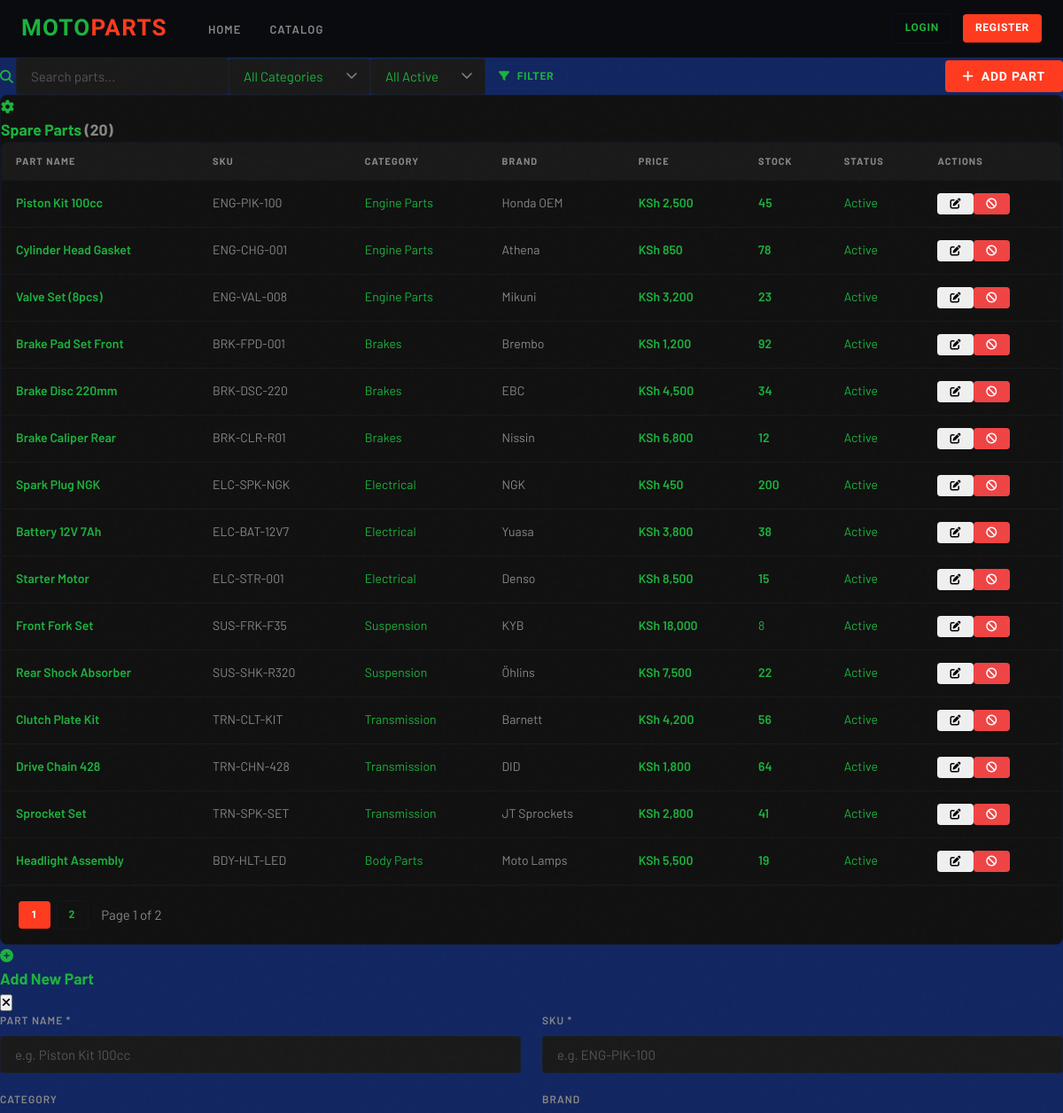
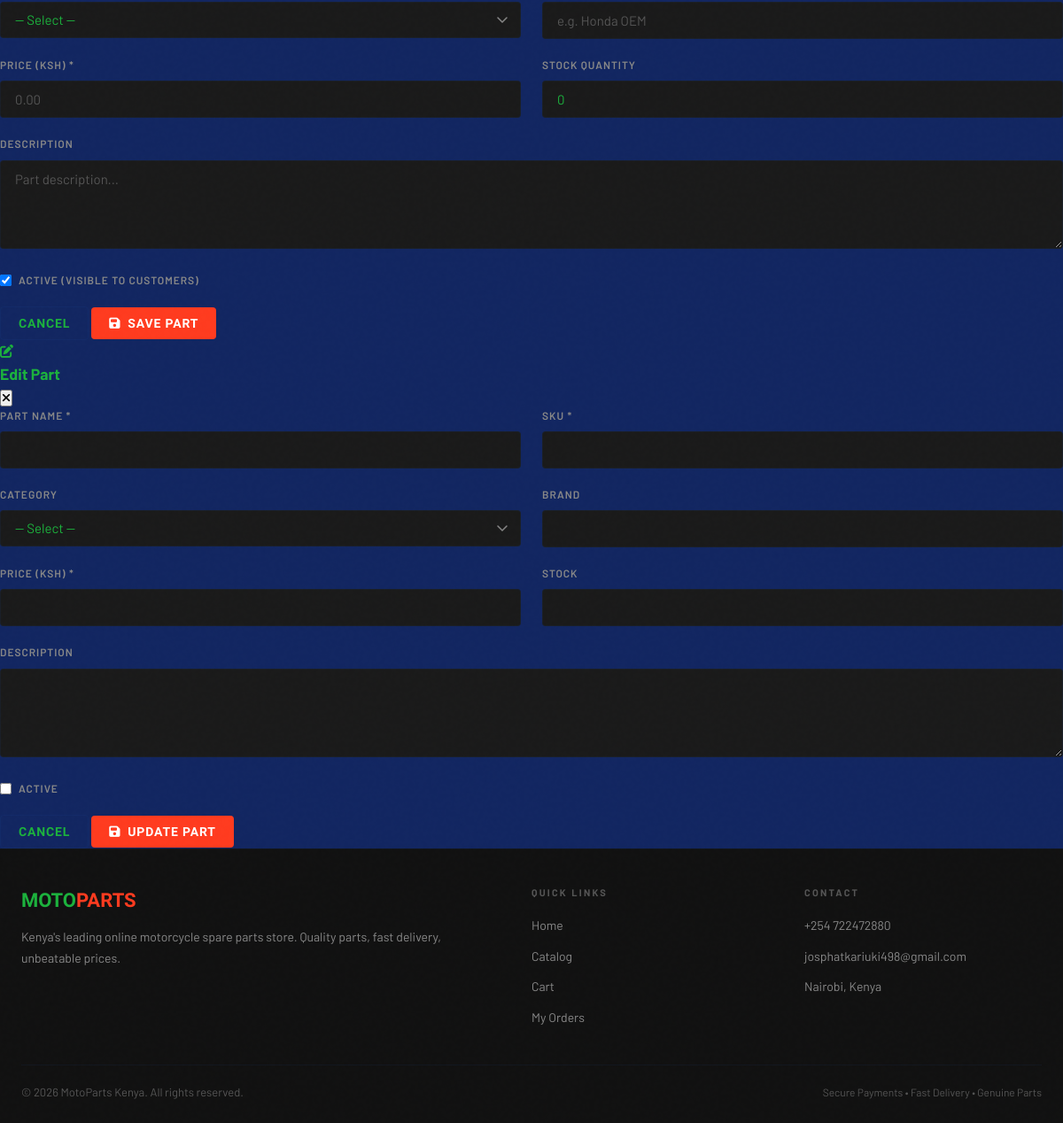
The page /parts.php (signed in) on the database its author committed (2 pictures, top to bottom).
### tables this page shows
CREATE TABLE IF NOT EXISTS spare_parts (
    part_id     INT            NOT NULL AUTO_INCREMENT,
    part_name   VARCHAR(200)   NOT NULL,
    category_id INT            DEFAULT NULL,
    price       DECIMAL(10,2)  NOT NULL,
    stock       INT            NOT NULL DEFAULT 0,
    description TEXT           DEFAULT NULL,
    image       VARCHAR(255)   NOT NULL DEFAULT 'default-part.jpg',
    brand       VARCHAR(100)   DEFAULT NULL,
    sku         VARCHAR(50)    DEFAULT NULL,
    is_active   TINYINT(1)     NOT NULL DEFAULT 1,
    created_at  TIMESTAMP      NOT NULL DEFAULT CURRENT_TIMESTAMP,
    updated_at  TIMESTAMP      NOT NULL DEFAULT CURRENT_TIMESTAMP ON UPDATE CURRENT_TIMESTAMP,
    PRIMARY KEY (part_id),
    UNIQUE KEY uq_sku (sku),
    KEY idx_category (category_id),
    CONSTRAINT fk_part_category
        FOREIGN KEY (category_id) REFERENCES categories(category_id)
        ON DELETE SET NULL
);

CREATE TABLE IF NOT EXISTS categories (
    category_id   INT          NOT NULL AUTO_INCREMENT,
    category_name VARCHAR(100) NOT NULL,
    description   TEXT         DEFAULT NULL,
    icon          VARCHAR(50)  NOT NULL DEFAULT 'fa-cog',
    created_at    TIMESTAMP    NOT NULL DEFAULT CURRENT_TIMESTAMP,
    PRIMARY KEY (category_id)
);

### admin/includes/db.php (called while the page is built, shortened)
<?php
if (!function_exists('sanitize')) {
    function sanitize($data) {
        return htmlspecialchars(strip_tags(trim((string)$data)), ENT_QUOTES, 'UTF-8');
    }
}

### parts.php (the view, shortened to what this page needs)
<?php
require_once __DIR__ . '/includes/db.php';
$db = getDB();
$search   = trim($_GET['search'] ?? '');
$catFilter= (int)($_GET['category'] ?? 0);
$filter   = $_GET['filter'] ?? '';
$page     = max(1,(int)($_GET['page'] ?? 1));
$perPage  = 15;
$offset   = ($page - 1) * $perPage;
$where = "1=1";
if ($filter === 'inactive') $where .= " AND sp.is_active=0";
else if ($filter !== 'inactive') $where .= " AND sp.is_active=1";
$_r = $db->query("SELECT COUNT(*) c FROM spare_parts sp WHERE $where"); $total = $_r ? (int)$_r->fetch_assoc()['c'] : 0;
$pages = ceil($total / $perPage);
$parts = $db->query("
    SELECT sp.*, c.category_name
    FROM spare_parts sp
    LEFT JOIN categories c ON sp.category_id = c.category_id
    WHERE $where
    ORDER BY sp.created_at DESC
    LIMIT $perPage OFFSET $offset
");
require_once __DIR__ . '/includes/header.php';
?>
<div class="flex items-center justify-between mb-4">
  <form class="flex gap-2 items-center" method="GET">
    <div class="search-box">
      <i class="fas fa-search"></i>
      <input class="form-control" style="width:240px;" name="search" placeholder="Search parts..." value="<?= htmlspecialchars($search) ?>">
    </div>
    <select class="form-control" name="category" style="width:160px;">
      <option value="">All Categories</option>
    </select>
    <select class="form-control" name="filter" style="width:130px;">
      <option value="">All Active</option>
    </select>
    <button class="btn btn-outline btn-sm" type="submit"><i class="fas fa-filter"></i> Filter</button>
  </form>
  <button class="btn btn-primary" onclick="openModal('addModal')">
    <i class="fas fa-plus"></i> Add Part
  </button>
</div>
<div class="card">
  <div class="card-header">
    <i class="fas fa-cog" style="color:var(--red);"></i>
    <h3>Spare Parts <span class="text-muted text-sm">(<?= $total ?>)</span></h3>
  </div>
  <div class="table-wrap">
    <table>
      <thead>
        <tr>
          <th>Part Name</th>
          <th>SKU</th>
          <th>Category</th>
          <th>Brand</th>
          <th>Price</th>
          <th>Stock</th>
          <th>Status</th>
          <th>Actions</th>
        </tr>
      </thead>
      <tbody>
        <?php while ($p = $parts->fetch_assoc()): ?>
        <tr>
          <td style="font-weight:600;max-width:200px;"><?= sanitize($p['part_name']) ?></td>
          <td class="text-muted text-xs"><?= sanitize($p['sku']) ?></td>
          <td class="text-sm"><?= sanitize($p['category_name'] ?? '-') ?></td>
          <td class="text-sm text-muted"><?= sanitize($p['brand'] ?? '-') ?></td>
          <td style="font-weight:600;">KSh <?= number_format($p['price']) ?></td>
          <td>
            <?php if ($p['stock']==0): ?>
              <span class="tag tag-out">Out</span>
            <?php elseif ($p['stock']<=10): ?>
              <span class="tag tag-low"><?= $p['stock'] ?></span>
            <?php else: ?>
              <span style="color:var(--green);font-weight:600;"><?= $p['stock'] ?></span>
            <?php endif; ?>
          </td>
          <td>
            <span class="tag <?= $p['is_active'] ? 'tag-active' : 'tag-inactive' ?>">
              <?= $p['is_active'] ? 'Active' : 'Inactive' ?>
            </span>
          </td>
          <td>
            <div class="flex gap-2">
              <button class="btn btn-ghost btn-sm" title="Edit" onclick='editPart(<?= json_encode($p) ?>)'>
                <i class="fas fa-edit"></i>
              </button>
              <?php if ($p['is_active']): ?>
              <form method="POST" style="display:inline;" onsubmit="return confirm('Deactivate this part?')">
                <button class="btn btn-danger btn-sm" type="submit"><i class="fas fa-ban"></i></button>
              </form>
              <?php endif; ?>
            </div>
          </td>
        </tr>
        <?php endwhile; ?>
      </tbody>
    </table>
  </div>
  <?php if ($pages > 1): ?>
  <div style="padding:16px 20px;border-top:1px solid var(--border);display:flex;gap:6px;align-items:center;">
    <?php for ($i=1;$i<=$pages;$i++): ?>
    <a href="?page=<?= $i ?>&search=<?= urlencode($search) ?>&category=<?= $catFilter ?>&filter=<?= $filter ?>"
       class="btn btn-sm <?= $i==$page ? 'btn-primary' : 'btn-outline' ?>"><?= $i ?></a>
    <?php endfor; ?>
    <span class="text-muted text-sm" style="margin-left:8px;">Page <?= $page ?> of <?= $pages ?></span>
  </div>
  <?php endif; ?>
</div>
<div class="modal-overlay" id="addModal">
  <div class="modal">
    <div class="modal-header">
      <i class="fas fa-plus-circle" style="color:var(--red);"></i>
      <h3>Add New Part</h3>
      <button class="modal-close" onclick="closeModal('addModal')"><i class="fas fa-times"></i></button>
    </div>
    <form method="POST">
      <div class="modal-body">
        <div class="grid-2">
          <div class="form-group">
            <label class="form-label">Part Name *</label>
            <input type="text" name="part_name" class="form-control" required placeholder="e.g. Piston Kit 100cc">
          </div>
          <div class="form-group">
            <label class="form-label">SKU *</label>
            <input type="text" name="sku" class="form-control" required placeholder="e.g. ENG-PIK-100">
          </div>
        </div>
        <div class="grid-2">
          <div class="form-group">
            <label class="form-label">Category</label>
            <select name="category_id" class="form-control">
              <option value="">-- Select --</option>
            </select>
          </div>
          <div class="form-group">
            <label class="form-label">Brand</label>
            <input type="text" name="brand" class="form-control" placeholder="e.g. Honda OEM">
          </div>
        </div>
        <div class="grid-2">
          <div class="form-group">
            <label class="form-label">Price (KSh) *</label>
            <input type="number" name="price" class="form-control" step="0.01" min="0" required placeholder="0.00">
          </div>
          <div class="form-group">
            <label class="form-label">Stock Quantity</label>
            <input type="number" name="stock" class="form-control" min="0" value="0">
          </div>
        </div>
        <div class="form-group">
          <label class="form-label">Description</label>
          <textarea name="description" class="form-control" placeholder="Part description..."></textarea>
        </div>
        <div class="form-group">
          <label style="display:flex;align-items:center;gap:8px;cursor:pointer;">
            <input type="checkbox" name="is_active" checked> <span class="form-label" style="margin:0;">Active (visible to customers)</span>
          </label>
        </div>
      </div>
      <div class="modal-footer">
        <button type="button" class="btn btn-outline" onclick="closeModal('addModal')">Cancel</button>
        <button type="submit" class="btn btn-primary"><i class="fas fa-save"></i> Save Part</button>
      </div>
    </form>
  </div>
</div>
<div class="modal-overlay" id="editModal">
  <div class="modal">
    <div class="modal-header">
      <i class="fas fa-edit" style="color:var(--blue);"></i>
      <h3>Edit Part</h3>
      <button class="modal-close" onclick="closeModal('editModal')"><i class="fas fa-times"></i></button>
    </div>
    <form method="POST" id="editForm">
      <div class="modal-body">
        <div class="grid-2">
          <div class="form-group">
            <label class="form-label">Part Name *</label>
            <input type="text" name="part_name" id="edit_part_name" class="form-control" required>
          </div>
          <div class="form-group">
            <label class="form-label">SKU *</label>
            <input type="text" name="sku" id="edit_sku" class="form-control" required>
          </div>
        </div>
        <div class="grid-2">
          <div class="form-group">
            <label class="form-label">Category</label>
            <select name="category_id" id="edit_category_id" class="form-control">
              <option value="">-- Select --</option>
            </select>
          </div>
          <div class="form-group">
            <label class="form-label">Brand</label>
            <input type="text" name="brand" id="edit_brand" class="form-control">
          </div>
        </div>
        <div class="grid-2">
          <div class="form-group">
            <label class="form-label">Price (KSh) *</label>
            <input type="number" name="price" id="edit_price" class="form-control" step="0.01" min="0" required>
          </div>
          <div class="form-group">
            <label class="form-label">Stock</label>
            <input type="number" name="stock" id="edit_stock" class="form-control" min="0">
          </div>
        </div>
        <div class="form-group">
          <label class="form-label">Description</label>
          <textarea name="description" id="edit_description" class="form-control"></textarea>
        </div>
        <div class="form-group">
          <label style="display:flex;align-items:center;gap:8px;cursor:pointer;">
            <input type="checkbox" name="is_active" id="edit_is_active">
            <span class="form-label" style="margin:0;">Active</span>
          </label>
        </div>
      </div>
      <div class="modal-footer">
        <button type="button" class="btn btn-outline" onclick="closeModal('editModal')">Cancel</button>
        <button type="submit" class="btn btn-primary"><i class="fas fa-save"></i> Update Part</button>
      </div>
    </form>
  </div>
</div>
<?php require_once __DIR__ . '/includes/footer.php'; ?>

### assets/css/style.css (style rules this page uses)
:root { --primary: #FF3B1F; --primary-dark: #CC2E16; --primary-glow: rgba(65, 53, 193, 0.2); --secondary: #122661; --surface: #111111; --surface-2: #1A1A1A; --surface-3: #222222; --border: rgba(25, 97, 185, 0.08); --border-accent: rgba(255,59,31,0.3); --text-primary: #1cb23d; --text-secondary: #888888; --text-muted: #555555; --success: #22C55E; --warning: #F59E0B; --danger: #EF4444; --info: #3B82F6; --font-display: 'Barlow Condensed', sans-serif; --font-body: 'Barlow', sans-serif; --radius: 4px; --radius-lg: 8px; --shadow: 0 4px 20px rgba(0,0,0,0.4); --shadow-red: 0 4px 30px rgba(255,59,31,0.25); }
*, *::before, *::after { box-sizing: border-box; margin: 0; padding: 0; }
body { background: var(--secondary); color: var(--text-primary); font-family: var(--font-body); font-size: 15px; line-height: 1.6; min-height: 100vh; }
body::before { content: ''; position: fixed; inset: 0; pointer-events: none; z-index: 0; opacity: 0.4; }
.btn { display: inline-flex; align-items: center; gap: 8px; padding: 10px 20px; border-radius: var(--radius); font-family: var(--font-display); font-size: 14px; font-weight: 700; letter-spacing: 0.06em; text-transform: uppercase; border: none; cursor: pointer; text-decoration: none; transition: all 0.2s; white-space: nowrap; }
.btn-primary { background: var(--primary); color: white; }
.btn-outline { background: transparent; border: 1px solid var(--border); color: var(--text-primary); }
.btn-danger { background: var(--danger); color: white; }
.btn-sm { padding: 6px 14px; font-size: 12px; }
.card { background: var(--surface); border: 1px solid var(--border); border-radius: var(--radius-lg); overflow: hidden; transition: all 0.3s; }
.grid-2 { display: grid; grid-template-columns: 1fr 1fr; gap: 24px; }
.form-group { margin-bottom: 20px; }
.form-label { display: block; font-size: 12px; font-weight: 600; letter-spacing: 0.08em; text-transform: uppercase; color: var(--text-secondary); margin-bottom: 8px; }
.form-control { width: 100%; background: var(--surface-2); border: 1px solid var(--border); border-radius: var(--radius); color: var(--text-primary); font-family: var(--font-body); font-size: 15px; padding: 11px 16px; transition: border-color 0.2s; outline: none; }
.form-control::placeholder { color: var(--text-muted); }
select.form-control { cursor: pointer; appearance: none; background-repeat: no-repeat; background-position: right 14px center; padding-right: 40px; }
textarea.form-control { resize: vertical; min-height: 100px; }
.table-wrap { overflow-x: auto; border-radius: var(--radius-lg); border: 1px solid var(--border); }
table { width: 100%; border-collapse: collapse; }
thead { background: var(--surface-2); }
th { padding: 12px 16px; text-align: left; font-size: 11px; font-weight: 700; letter-spacing: 0.1em; text-transform: uppercase; color: var(--text-secondary); border-bottom: 1px solid var(--border); white-space: nowrap; }
td { padding: 14px 16px; border-bottom: 1px solid rgba(255,255,255,0.04); font-size: 14px; vertical-align: middle; }
tr:last-child td { border-bottom: none; }
.text-muted { color: var(--text-secondary); }
.flex { display: flex; }
.items-center { align-items: center; }
.justify-between { justify-content: space-between; }

### rows shown on the page
spare_parts: part_name "Piston Kit 100cc", sku "ENG-PIK-100", category.category_name "Engine Parts", brand "Honda OEM", price "2,500", stock "45", is_active "Active"
spare_parts: part_name "Cylinder Head Gasket", sku "ENG-CHG-001", category.category_name "Engine Parts", brand "Athena", price "850", stock "78", is_active "Active"
spare_parts: part_name "Valve Set (8pcs)", sku "ENG-VAL-008", category.category_name "Engine Parts", brand "Mikuni", price "3,200", stock "23", is_active "Active"
spare_parts: part_name "Brake Pad Set Front", sku "BRK-FPD-001", category.category_name "Brakes", brand "Brembo", price "1,200", stock "92", is_active "Active"
spare_parts: part_name "Brake Disc 220mm", sku "BRK-DSC-220", category.category_name "Brakes", brand "EBC", price "4,500", stock "34", is_active "Active"
spare_parts: part_name "Brake Caliper Rear", sku "BRK-CLR-R01", category.category_name "Brakes", brand "Nissin", price "6,800", stock "12", is_active "Active"
spare_parts: part_name "Spark Plug NGK", sku "ELC-SPK-NGK", category.category_name "Electrical", brand "NGK", price "450", stock "200", is_active "Active"
spare_parts: part_name "Battery 12V 7Ah", sku "ELC-BAT-12V7", category.category_name "Electrical", brand "Yuasa", price "3,800", stock "38", is_active "Active"
spare_parts: part_name "Starter Motor", sku "ELC-STR-001", category.category_name "Electrical", brand "Denso", price "8,500", stock "15", is_active "Active"
spare_parts: part_name "Front Fork Set", sku "SUS-FRK-F35", category.category_name "Suspension", brand "KYB", price "18,000", stock "8", is_active "Active"
spare_parts: part_name "Rear Shock Absorber", sku "SUS-SHK-R320", category.category_name "Suspension", brand "Öhlins", price "7,500", stock "22", is_active "Active"
spare_parts: part_name "Clutch Plate Kit", sku "TRN-CLT-KIT", category.category_name "Transmission", brand "Barnett", price "4,200", stock "56", is_active "Active"
spare_parts: part_name "Drive Chain 428", sku "TRN-CHN-428", category.category_name "Transmission", brand "DID", price "1,800", stock "64", is_active "Active"
spare_parts: part_name "Sprocket Set", sku "TRN-SPK-SET", category.category_name "Transmission", brand "JT Sprockets", price "2,800", stock "41", is_active "Active"
spare_parts: part_name "Headlight Assembly", sku "BDY-HLT-LED", category.category_name "Body Parts", brand "Moto Lamps", price "5,500", stock "19", is_active "Active"

### other values the page prints
$total "20"
$page "1"
$pages "2"
SITE_NAME "MotoParts Kenya"
